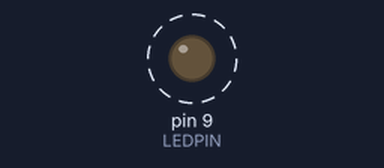
This program was run on a simulated Arduino Uno, built for the host (arithmetic inside an expression is 32-bit, double 64-bit). Shown: output pins drawn as LEDs (lit = HIGH). Dashed ring = blinking. EEPROM starts erased; no radio packets arrive unless stated; what the program prints to the serial monitor is not drawn.

Above: at 1.6 s.
Timing chart, 0 to 3.8 s (numbered marks = the images above):
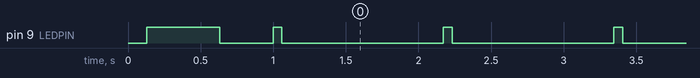

The program:

main.cpp
```cpp
/*
 * Note-Started using template Jan 2016 for compiler V 1.6.7
 * @TODO-always remember to update version history and programed compiled with below
 *
 * Circuit details below:
 *
 *
 */

//*****library inclusions below
// needed for platforIO, not needed if using arduino IDE
#include <Arduino.h>
// #include <CRC32.h> //@TODO-implement CRC for all EEPROM values

//*****global variables below
// general global variables
boolean infoON = true; // enable things to see status of device, wastes battery if not needed (example- print data to serial and blinkLED). Does not apply to first part of setup()
const unsigned int sensorType=1;
unsigned int firmwareVMajor;
unsigned int firmwareVMinor;
boolean debug = true; // enable verbose debug messages to serial
// pin to show sending of message
#define LEDPIN 9

//*******************************************for EEPROM**************************************************
#include <EEPROM.h>
// NOTE-EEPROM values are ints that start at 0
const int nodeIdAddr = 0; // starting EEPROM address of the 4 bit nodeID and its 4 bit CRC32
// const int minRawAccAddr = 8;  // starting EEPROM address of the 2 bit minium acceleration (but 4 bytes reserved) to trigger interupt and its 4 bit CRC32
// const int maxRawAccAddr = 16; // starting EEPROM address of the 2 bit max acceleration (but 4 bytes reserved) and its 4 bit CRC32
//*******************************************END EEPROM**************************************************

//*******************************************for lora radio******************************************************
// #include <SPI.h> //SPI used by lora and flash chip
#include <RH_RF95.h>
#define RFM95_CS 10                      // chip select for SPI
#define RFM95_INT 2                      // interupt pin
unsigned long nodeID = 5;                // up to 2 million for lorawan?
const boolean forceChangeNodeID = false; // if you want to force the IMU to write the hard coded nodeID above to EEPROM. Only needed if you need to change it after it has been programmed
float frequency = 904.0;                 // Specify the desired frequency in MHz
// the transmit power in dB. -4 to 20 in 1 dB steps. NOTE-function itself seems to indicate a range of 2-20 dB or 0-15 dB @TODO-research
int8_t TXpower = 20;
RH_RF95 rf95(RFM95_CS, RFM95_INT);
//*******************************************END lora radio**************************************************

//******functions- if declared before used, don't need Function Prototypes (.h) file? @TODO-is this preferred format for C++?
void writeDataWithChecksumToEEPROM(int address, unsigned long data)
{
  // Write the integer data to EEPROM
  EEPROM.put(address, data);

  // Calculate the CRC32 checksum of the data and save it to EEPROM
  //@TODO-get this to work
  // uint32_t checksum = CRC32::calculate(data, sizeof(data));
  /* this works
   *uint8_t byteBuffer[] = "Hello World";
   *uint32_t checksum = CRC32::calculate(byteBuffer, sizeof(data));
   */

  uint32_t checksum = 3545618; // good enough for now
  EEPROM.put(address + sizeof(data), checksum);
}

boolean testEEPROMchecksum(int address)
{
  // NOTE- for now it uses a static 4 byte value for checksum, not CRC32
  // reads 4 bytes starting at address, then looks at the next 4 bytes for CRC32 value (@TODO)
  // returns- true if calculated CRC32 matches the data read, false if checksum does not match

  unsigned long data;
  // read the data from EEPROM
  EEPROM.get(address, data); // sets 'data' to value here (also returns a refernece to data)
  uint32_t checksumEEPROM;
  EEPROM.get(address + sizeof(data), checksumEEPROM);

  // Calculate the CRC32 checksum of the data and compare it to data
  //@TODO-get this to work
  // uint32_t checksumCalc = CRC32::calculate(data, sizeof(data));
  /* this works
   *uint8_t byteBuffer[] = "Hello World";
   *uint32_t checksum = CRC32::calculate(byteBuffer, sizeof(data));
   */

  uint32_t checksumCalc = 3545618; // good enough for now
  if (checksumEEPROM == checksumCalc)
  {
    return true;
  }
  else
  {
    return false;
  }
}

long readVcc()
{
// Read 1.1V reference against AVcc
// set the reference to Vcc and the measurement to the internal 1.1V reference
// https://provideyourown.com/2012/secret-arduino-voltmeter-measure-battery-voltage/
#if defined(__AVR_ATmega32U4__) || defined(__AVR_ATmega1280__) || defined(__AVR_ATmega2560__)
  ADMUX = _BV(REFS0) | _BV(MUX4) | _BV(MUX3) | _BV(MUX2) | _BV(MUX1);
#elif defined(__AVR_ATtiny24__) || defined(__AVR_ATtiny44__) || defined(__AVR_ATtiny84__)
  ADMUX = _BV(MUX5) | _BV(MUX0);
#elif defined(__AVR_ATtiny25__) || defined(__AVR_ATtiny45__) || defined(__AVR_ATtiny85__)
  ADMUX = _BV(MUX3) | _BV(MUX2);
#else
  ADMUX = _BV(REFS0) | _BV(MUX3) | _BV(MUX2) | _BV(MUX1);
#endif

  delay(2);            // Wait for Vref to settle
  ADCSRA |= _BV(ADSC); // Start conversion
  while (bit_is_set(ADCSRA, ADSC))
    ; // measuring

  uint8_t low = ADCL;  // must read ADCL first - it then locks ADCH
  uint8_t high = ADCH; // unlocks both

  long result = (high << 8) | low;

  result = 1125300L / result; // Calculate Vcc (in mV); 1125300 = 1.1*1023*1000
  return result;              // Vcc in millivolts
}

void fadeLED()
{
  delay(100);
  // NOTE-fade value needs to be int or it will get stuck, depending if fadeSpeed%255==0 or not
  byte fadeSpeed = 40;
  byte delayTime = 30;
  // fade in from min to max
  for (int fadeValue = 0; fadeValue <= 255; fadeValue += fadeSpeed)
  {
    analogWrite(LED_BUILTIN, fadeValue); // sets the value (range from 0 to 255):
    delay(delayTime);                    // wait to see the dimming effect
  }
  // fade out from max to min
  for (int fadeValue = 255; fadeValue >= 0; fadeValue -= fadeSpeed)
  {
    analogWrite(LED_BUILTIN, fadeValue); // sets the value (range from 0 to 255)
    delay(delayTime);                    // wait to see the dimming effect
  }
  digitalWrite(LED_BUILTIN, LOW);
  delay(100);
}

void fadeLED(unsigned int number)
{
  /*
  call this to fade LED a certian number of times
  */

  // pinMode(LED_BUILTIN, OUTPUT);

  Serial.print(F("fading LED this number of times:"));
  Serial.println(number);

  delay(700);
  for (unsigned int i = 0; i < number; i++)
  {
    fadeLED();
  }
  delay(700);

  /*old code to fade then blink
  //get attention of user by fading first once
  fadeLED();

    if (infoON)
    {
      Serial.print(F("Blinking LED this number of times:"));
      Serial.println(number);
      }
      //actually blink LED
    for (unsigned int i = 0; i < number; i++) // blink
    {
      digitalWrite(LED_BUILTIN, HIGH);
      delay(300);
      digitalWrite(LED_BUILTIN, LOW);
      delay(300);
    }
    //end attention of user by fading first once
    fadeLED();
    */
}

boolean setupRadio()
{
  /*
  Starts the LoRa radio
  Returns: 1 if successful, 0 if failed
  */

  boolean worked = 1; // start at 1 and set to 0 if errors

  //@TODO-put in function
  // set the nodeID to value in EEPROM if one
  if (!testEEPROMchecksum(nodeIdAddr) || forceChangeNodeID) // if the checksum is invalid or we are being forced to change nodeID, then set node ID to whatever was hard coded when firmware flashed, else read node ID from EEPROM
  {
    if (debug)
    {
      Serial.print(F("no nodeID found in EEPROM (according to checksum or being forced to update nodeID with forceChangeNodeID), setting hard coded one. Its value:"));
      Serial.println(nodeID);
      Serial.print(F("forceChangeNodeID value:"));
      Serial.println(forceChangeNodeID);
    }
    writeDataWithChecksumToEEPROM(nodeIdAddr, nodeID);
  }
  else
  {
    EEPROM.get(nodeIdAddr, nodeID); // sets data to value here (also returns a refernece to data)
    if (debug)
    {
      Serial.print(F("valid nodeID found in EEPROM, set my nodeID to:"));
      Serial.println(nodeID);
    }
  }

  // start RFM95 radio
  if (!rf95.init())
  {
    if (infoON)
    {
      Serial.println(F("RFM95 initialization failed"));
    }
    worked = 0;
  }

  if (worked)
  {
    // Set RFM95 transmission parameters
    // These 5 paramenter settings results in max range. The allowed values also come from this source (source:M. Bor and U. Roedig, “LoRa Transmission Parameter Selection,” in 2017 13th International Conference on Distributed Computing in Sensor Systems (DCOSS), Jun. 2017, pp. 27–34. doi: 10.1109/DCOSS.2017.10.)
    // Note- some set functions do not return anything so don't need to check for sucess.

    //  Set transmit power to the maximum (20 dBm), @TODO-double check docs for 2nd value. false is if PA_BOOST pin is used and true is RFO pin is used on RFM95 module
    // seems like true (and any value) results in weak signal, false (and any value) results in strong signal
    rf95.setTxPower(TXpower, false);
    // rf95.setTxPower(20, true);
    //  Set coding rate to the highest (4/8)
    rf95.setCodingRate4(8); // 5 to 8. offers protection against bursts of interference, A higher CR offers more protection, but increases time on air.
    // Set spreading factor to the highest (SF12)
    rf95.setSpreadingFactor(12); // 6 to 12. A higher spreading factor increases the Signal to Noise Ratio (SNR), and thus sensitivity and range, but also increases the airtime of the packet. The number of chips per symbol is calculated as 2SF . For example, with an SF of 12 (SF12) 4096 chips/symbol are used. Each increase in SF halves the transmission rate and, hence, doubles transmission duration and ultimately energy consumption.
    // Set bandwidth to the lowest (125 kHz). 15600 and 20800 Hz results in fun sounds to be heard on SDR
    rf95.setSignalBandwidth(125000); // in Hz. Allowed range:7.8 to 500 kHz. typical 125,250 or 500 kHz. Higher BW gives a higher data rate (thus shorter time on air), but a lower sensitivity.  Lower BW also requires more accurate crystals (less ppm).
    // Set the desired frequency @TODO-how to set for optimal range?
    if (!rf95.setFrequency(frequency))
    {
      if (infoON)
      {
        Serial.println(F("Failed to set frequency!"));
      }
      worked = 0;
    }
  } // end if(success)

  if (infoON)
  {
    Serial.println(F("RFM95 initialized."));
    if (debug)
    {
      Serial.println(F("All device registers:"));
      rf95.printRegisters();
      Serial.println();
    }
    Serial.print(F("Device version from register 42:"));
    Serial.println(rf95.getDeviceVersion());
    Serial.print(F("nodeID set to:"));
    Serial.println(nodeID);
    //@TODO-consider printing other things like maxMessageLength() (http://www.airspayce.com/mikem/arduino/RadioHead/classRH__RF95.html#ab273e242758e3cc2ed2679ef795a7196)
  }

  return worked;
}

void setup()
{

  firmwareVMajor = 1;
  firmwareVMinor = 2;
  /*
   * Version history:
   * V1.0-initial
   * V1.1-added ability to read stuff from EEPROM
   * V1.2-added firmware revision and stuff
   *
   * @TODO:
   * allow frequency set from serial
   * store nodeID in EEPROM
   */

  Serial.begin(9600);
  Serial.println();
  Serial.println();
  Serial.println(F("Compiled with VScode and PlatformIO")); //@TODO-update this whenever compiling or get platformIO to do it automatically
  Serial.println(F("and librarys:mikem/RadioHead, SPI.h"));
  Serial.print(F("RFM9595TEST-SEND V"));
  Serial.print(firmwareVMajor);
  Serial.print('.');
  Serial.println(firmwareVMinor);
  Serial.println(F("This program sends dummy packets to test the transmission ability of the REM95 module."));

  // set pin(s) to output mode and do a test
  pinMode(LEDPIN, OUTPUT);
  digitalWrite(LEDPIN, HIGH);
  delay(500);
  digitalWrite(LEDPIN, LOW);

  // start RFM95 radio
  if (!setupRadio())
  {
    if (infoON)
    {
      Serial.println("RFM95 initialization failed");
    }
    digitalWrite(LEDPIN, HIGH);
    fadeLED(9999);
    while (1)
      ;
  }

  // turn off the battery wasting stuff if not requested
  if (!infoON)
  {
    Serial.end();
    pinMode(LEDPIN, INPUT);
  }

} // end setup fcn

void loop()
{
  static unsigned long counter = 1;


//char * message="ACK";


  long supplyV = readVcc();
//@TODO-is there a better way than using a garbage variable?
  char garbage[1];
  int lengthNeeded; // number of characters that would have been written if message had been sufficiently large, not counting the terminating null character.
  lengthNeeded = snprintf(garbage, sizeof(garbage), "%u,%u.%u,%lu,%ld,%lu", sensorType, firmwareVMajor, firmwareVMinor, nodeID, supplyV, counter); // A terminating null character is automatically appended after the content written. https://cplusplus.com/reference/cstdio/snprintf/
  char message[lengthNeeded * sizeof(char) + 1];                                                                                    // normally needs ~14 characters

  if (debug)
  {
    Serial.print(F("Size of message:"));
    Serial.println(lengthNeeded * sizeof(char) + 1);
    Serial.print(F("Size of message--SIZEOF() EDITION WOWWW:"));
    Serial.println(sizeof(message));
  }

  // format specifiers:%lu for unsigned long, %ld for long, %d for integers (decimal format), %f for floating-point numbers (floating-point format), %c for characters, %s for strings
  lengthNeeded = snprintf(message, sizeof(message), "%u.%u.%u,%lu,%ld,%lu", sensorType, firmwareVMajor, firmwareVMinor, nodeID, supplyV, counter); // A terminating null character is automatically appended after the content written. https://cplusplus.com/reference/cstdio/snprintf/
  if (debug)
  {
    Serial.print(F("chars written to message (I added 1 for null char):"));
    Serial.println(lengthNeeded + 1);
  }

  if ((lengthNeeded + 1) > (sizeof(message) / sizeof(char)))
  {
    // truncated message alert!
    if (infoON)
    {
      Serial.println(F("WARNING-the message char array buffer is too short to contain the message. It has been truncated by snprintf."));
    }
    if (debug)
    { // consider this a fatal error only when debuging since we still want it to send the message @TODO-do we want this?
      digitalWrite(LEDPIN, HIGH);
      fadeLED(99999);
      while (1)
        ;
    }
  }


//finish comment here to send simple message

  if (infoON)
  {
    Serial.println(F("Sending data:"));
    Serial.println(message);
    // fadeLED(counter); // blink the LED a certain number of times before sending message.
    digitalWrite(LEDPIN, HIGH); // turn on LED to indicate radio is on
  }

  rf95.send((uint8_t *)message, strlen(message));
  rf95.waitPacketSent();
  if (infoON)
  {
    digitalWrite(LEDPIN, LOW);
    Serial.println(F("Packet is either almost done sending (& will finish soon) or is already sent."));
  }

  delay(1000);
  counter++;

} // end loop fcn
```

Measured:
- by itself, pin 9 (LEDPIN): repeats every 1.2 s: HIGH 0.06 s, LOW 1.1 s
